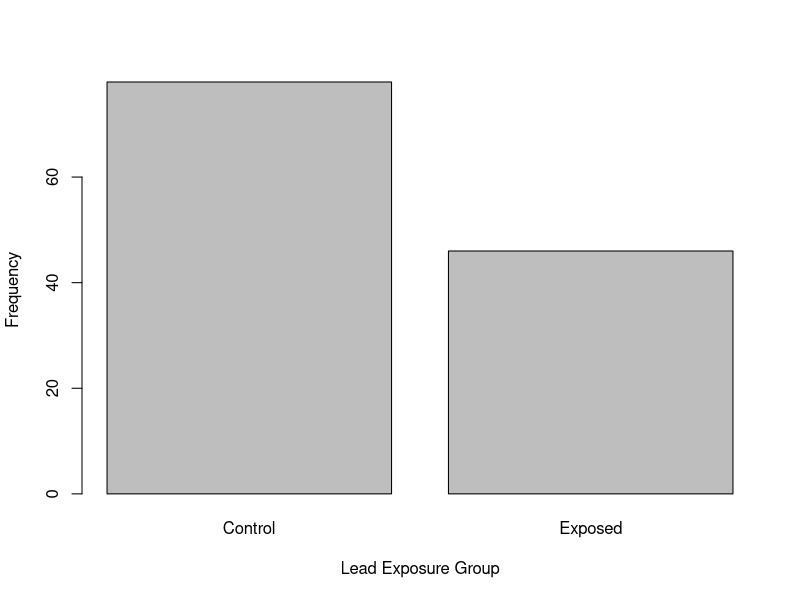
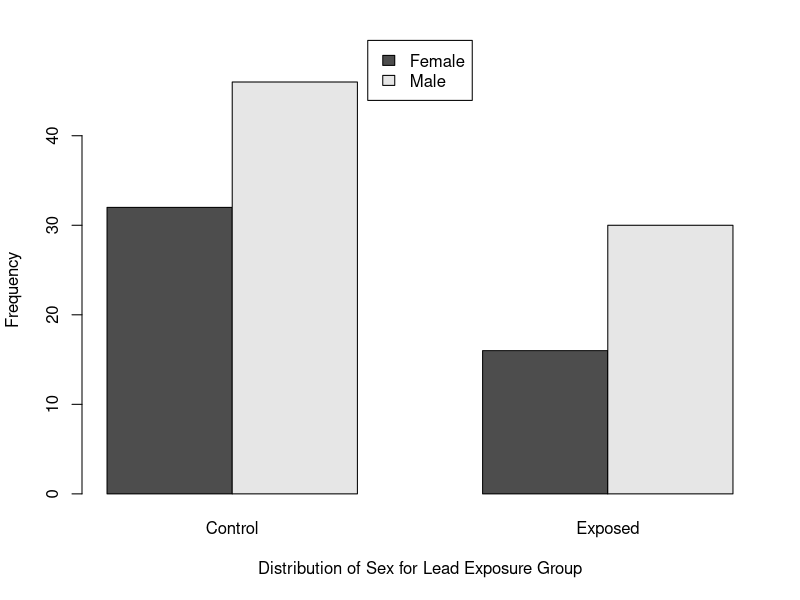

Write R code to recreate these figures, in order.
## ---- chunk 1
library(readxl)
lead<-read_excel('lead.xlsx', col_names=TRUE, na="")
## ---- chunk 2
barplot(table(lead$Group), xlab="Lead Exposure Group", ylab="Frequency")
## ---- chunk 3
barplot(table(lead$sex, lead$Group), beside=TRUE, xlab="Distribution of Sex for Lead Exposure Group", ylab="Frequency", legend.text=names(table(lead$sex, lead$Group)[,1]), args.legend=list(x="top", inset=c(1,-0.1)))
## ---- chunk 4
lead$iqf_high <- as.factor((lead$iqf >= 100)*1)
## ---- chunk 5
# frequencies of iqf_high
table(lead$iqf_high)

# relative frequencies of iqf_high
prop.table(table(lead$iqf_high))
## ---- chunk 6
xtabs(~ Group + iqf_high, data=lead)
## ---- chunk 7
proportions(xtabs(~Group + iqf_high, data=lead), margin=1)
## ---- chunk 8
proportions(xtabs(~Group + iqf_high, data=lead), margin=2)
## ---- chunk 9
# current table order
table(lead$iqf_high)
## ---- chunk 10
# change table order for high full-scale IQ first
lead$iqf_high <- factor(lead$iqf_high, levels=c('1','0'))
table(lead$iqf_high)
## ---- chunk 11
binom.test(xtabs(~iqf_high, data=lead), conf.level = 0.95)$conf.int
## ---- chunk 12
# check to see if table is in correct order
table(lead$iqf_high)
## ---- chunk 13
# calculate CI using normal approximation
prop.test(xtabs(~iqf_high, data=lead), conf.level=0.95)$conf.int
## ---- chunk 14
# current order of lead exposure groups
table(lead$Group)
## ---- chunk 15
# change order of categoricals for hypothesis test of those exposed to lead
lead$Group <- factor(lead$Group, levels=c('Exposed', 'Control'))
# check new order
table(lead$Group)
## ---- chunk 16
# hypothesis test
binom.test(xtabs(~Group, data=lead), alternative="two.sided", p=0.34, conf.level=.95)
## ---- chunk 17
power.binom.test <- function(p0, p_true, n=NULL, power=NULL, sig.level=0.05, alternative="two.sided"){
  sig = ifelse(alternative=="one.sided", sig.level, (sig.level/2))
  if(is.null(power)){
    power=pnorm(sqrt((p0*(1-p0))/(p_true*(1-p_true)))*(qnorm(sig)+((abs(p0-p_true)*sqrt(n))/sqrt(p0*(1-p0)))))
    return(cat(" p0 =",p0,"\n","p_true =",p_true,"\n","n =",n,"\n","power =",power,"\n","sig.level=",sig.level,"\n","alternative =",alternative))
  }else if(is.null(n)){
    n=(p0*(1-p0)*(qnorm(1-sig)+(qnorm(power)*sqrt((p_true*(1-p_true))/(p0*(1-p0)))))^2)/(p_true-p0)^2
    return(cat(" p0 =",p0,"\n","p_true =",p_true,"\n","n =",n,"\n","power =",power,"\n","sig.level=",sig.level,"\n","alternative =",alternative))
  }else{
    return("n or power must be set to NULL")
  }
}
## ---- chunk 18
power.binom.test(p0=0.16, p_true=0.371, n=NULL, power=0.90, sig.level=.05, alternative="two.sided")
## ---- chunk 19
power.binom.test(p0=0.2, p_true=0.371, n=124, power=NULL, sig.level=.05, alternative="two.sided")
